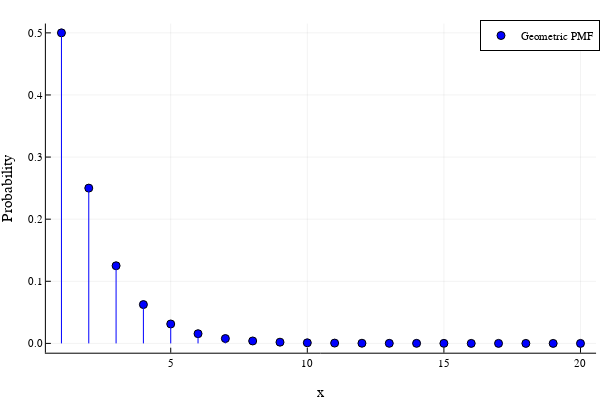

The cell this chart's notebook holds for it:
### Code cell
# Geometric PMF

using Plots
using Distributions
plotlyjs()

N = 20

function geometric_pmf(k,p)
    return (1-p)^(k-1)*p
end

plot([k for k in 1:N],[geometric_pmf(k,0.5) for k in 1:N],
        line=:stem, marker=:circle, c=:blue,
        xlabel="x",
        ylabel="Probability",
        label="Geometric PMF")

### Figure 1 — Plotly figure (JSON) as saved in the notebook; plotly's stock layout.template omitted (floating-point values rounded to 4 significant figures)
{"data": [{"colorbar": {"title": ""}, "legendgroup": "Geometric PMF", "marker": {"color": "rgba(0, 0, 255, 1.000)", "line": {"color": "rgba(0, 0, 0, 1.000)", "width": 1}, "size": 8, "symbol": "circle"}, "mode": "markers", "name": "Geometric PMF", "showlegend": true, "type": "scatter", "x": [1, 2, 3, 4, 5, 6, 7, 8, 9, 10, 11, 12, 13, 14, 15, 16, 17, 18, 19, 20], "xaxis": "x", "y": [0.5, 0.25, 0.125, 0.0625, 0.03125, 0.01562, 0.007812, 0.003906, 0.001953, 0.0009766, 0.0004883, 0.0002441, 0.0001221, 6.104e-05, 3.052e-05, 1.526e-05, 7.629e-06, 3.815e-06, 1.907e-06, 9.537e-07], "yaxis": "y", "zmax": null, "zmin": null}, {"colorbar": {"title": ""}, "legendgroup": "Geometric PMF", "line": {"color": "rgba(0, 0, 255, 1.000)", "dash": "solid", "shape": "linear", "width": 1}, "mode": "lines", "name": "Geometric PMF", "showlegend": false, "type": "scatter", "x": [1, 1], "xaxis": "x", "y": [0, 0.5], "yaxis": "y", "zmax": null, "zmin": null}, {"colorbar": {"title": ""}, "legendgroup": "Geometric PMF", "line": {"color": "rgba(0, 0, 255, 1.000)", "dash": "solid", "shape": "linear", "width": 1}, "mode": "lines", "name": "Geometric PMF", "showlegend": false, "type": "scatter", "x": [2, 2], "xaxis": "x", "y": [0, 0.25], "yaxis": "y", "zmax": null, "zmin": null}, {"colorbar": {"title": ""}, "legendgroup": "Geometric PMF", "line": {"color": "rgba(0, 0, 255, 1.000)", "dash": "solid", "shape": "linear", "width": 1}, "mode": "lines", "name": "Geometric PMF", "showlegend": false, "type": "scatter", "x": [3, 3], "xaxis": "x", "y": [0, 0.125], "yaxis": "y", "zmax": null, "zmin": null}, {"colorbar": {"title": ""}, "legendgroup": "Geometric PMF", "line": {"color": "rgba(0, 0, 255, 1.000)", "dash": "solid", "shape": "linear", "width": 1}, "mode": "lines", "name": "Geometric PMF", "showlegend": false, "type": "scatter", "x": [4, 4], "xaxis": "x", "y": [0, 0.0625], "yaxis": "y", "zmax": null, "zmin": null}, {"colorbar": {"title": ""}, "legendgroup": "Geometric PMF", "line": {"color": "rgba(0, 0, 255, 1.000)", "dash": "solid", "shape": "linear", "width": 1}, "mode": "lines", "name": "Geometric PMF", "showlegend": false, "type": "scatter", "x": [5, 5], "xaxis": "x", "y": [0, 0.03125], "yaxis": "y", "zmax": null, "zmin": null}, {"colorbar": {"title": ""}, "legendgroup": "Geometric PMF", "line": {"color": "rgba(0, 0, 255, 1.000)", "dash": "solid", "shape": "linear", "width": 1}, "mode": "lines", "name": "Geometric PMF", "showlegend": false, "type": "scatter", "x": [6, 6], "xaxis": "x", "y": [0, 0.01562], "yaxis": "y", "zmax": null, "zmin": null}, {"colorbar": {"title": ""}, "legendgroup": "Geometric PMF", "line": {"color": "rgba(0, 0, 255, 1.000)", "dash": "solid", "shape": "linear", "width": 1}, "mode": "lines", "name": "Geometric PMF", "showlegend": false, "type": "scatter", "x": [7, 7], "xaxis": "x", "y": [0, 0.007812], "yaxis": "y", "zmax": null, "zmin": null}, {"colorbar": {"title": ""}, "legendgroup": "Geometric PMF", "line": {"color": "rgba(0, 0, 255, 1.000)", "dash": "solid", "shape": "linear", "width": 1}, "mode": "lines", "name": "Geometric PMF", "showlegend": false, "type": "scatter", "x": [8, 8], "xaxis": "x", "y": [0, 0.003906], "yaxis": "y", "zmax": null, "zmin": null}, {"colorbar": {"title": ""}, "legendgroup": "Geometric PMF", "line": {"color": "rgba(0, 0, 255, 1.000)", "dash": "solid", "shape": "linear", "width": 1}, "mode": "lines", "name": "Geometric PMF", "showlegend": false, "type": "scatter", "x": [9, 9], "xaxis": "x", "y": [0, 0.001953], "yaxis": "y", "zmax": null, "zmin": null}, {"colorbar": {"title": ""}, "legendgroup": "Geometric PMF", "line": {"color": "rgba(0, 0, 255, 1.000)", "dash": "solid", "shape": "linear", "width": 1}, "mode": "lines", "name": "Geometric PMF", "showlegend": false, "type": "scatter", "x": [10, 10], "xaxis": "x", "y": [0, 0.0009766], "yaxis": "y", "zmax": null, "zmin": null}, {"colorbar": {"title": ""}, "legendgroup": "Geometric PMF", "line": {"color": "rgba(0, 0, 255, 1.000)", "dash": "solid", "shape": "linear", "width": 1}, "mode": "lines", "name": "Geometric PMF", "showlegend": false, "type": "scatter", "x": [11, 11], "xaxis": "x", "y": [0, 0.0004883], "yaxis": "y", "zmax": null, "zmin": null}, {"colorbar": {"title": ""}, "legendgroup": "Geometric PMF", "line": {"color": "rgba(0, 0, 255, 1.000)", "dash": "solid", "shape": "linear", "width": 1}, "mode": "lines", "name": "Geometric PMF", "showlegend": false, "type": "scatter", "x": [12, 12], "xaxis": "x", "y": [0, 0.0002441], "yaxis": "y", "zmax": null, "zmin": null}, {"colorbar": {"title": ""}, "legendgroup": "Geometric PMF", "line": {"color": "rgba(0, 0, 255, 1.000)", "dash": "solid", "shape": "linear", "width": 1}, "mode": "lines", "name": "Geometric PMF", "showlegend": false, "type": "scatter", "x": [13, 13], "xaxis": "x", "y": [0, 0.0001221], "yaxis": "y", "zmax": null, "zmin": null}, {"colorbar": {"title": ""}, "legendgroup": "Geometric PMF", "line": {"color": "rgba(0, 0, 255, 1.000)", "dash": "solid", "shape": "linear", "width": 1}, "mode": "lines", "name": "Geometric PMF", "showlegend": false, "type": "scatter", "x": [14, 14], "xaxis": "x", "y": [0, 6.104e-05], "yaxis": "y", "zmax": null, "zmin": null}, {"colorbar": {"title": ""}, "legendgroup": "Geometric PMF", "line": {"color": "rgba(0, 0, 255, 1.000)", "dash": "solid", "shape": "linear", "width": 1}, "mode": "lines", "name": "Geometric PMF", "showlegend": false, "type": "scatter", "x": [15, 15], "xaxis": "x", "y": [0, 3.052e-05], "yaxis": "y", "zmax": null, "zmin": null}, {"colorbar": {"title": ""}, "legendgroup": "Geometric PMF", "line": {"color": "rgba(0, 0, 255, 1.000)", "dash": "solid", "shape": "linear", "width": 1}, "mode": "lines", "name": "Geometric PMF", "showlegend": false, "type": "scatter", "x": [16, 16], "xaxis": "x", "y": [0, 1.526e-05], "yaxis": "y", "zmax": null, "zmin": null}, {"colorbar": {"title": ""}, "legendgroup": "Geometric PMF", "line": {"color": "rgba(0, 0, 255, 1.000)", "dash": "solid", "shape": "linear", "width": 1}, "mode": "lines", "name": "Geometric PMF", "showlegend": false, "type": "scatter", "x": [17, 17], "xaxis": "x", "y": [0, 7.629e-06], "yaxis": "y", "zmax": null, "zmin": null}, {"colorbar": {"title": ""}, "legendgroup": "Geometric PMF", "line": {"color": "rgba(0, 0, 255, 1.000)", "dash": "solid", "shape": "linear", "width": 1}, "mode": "lines", "name": "Geometric PMF", "showlegend": false, "type": "scatter", "x": [18, 18], "xaxis": "x", "y": [0, 3.815e-06], "yaxis": "y", "zmax": null, "zmin": null}, {"colorbar": {"title": ""}, "legendgroup": "Geometric PMF", "line": {"color": "rgba(0, 0, 255, 1.000)", "dash": "solid", "shape": "linear", "width": 1}, "mode": "lines", "name": "Geometric PMF", "showlegend": false, "type": "scatter", "x": [19, 19], "xaxis": "x", "y": [0, 1.907e-06], "yaxis": "y", "zmax": null, "zmin": null}, {"colorbar": {"title": ""}, "legendgroup": "Geometric PMF", "line": {"color": "rgba(0, 0, 255, 1.000)", "dash": "solid", "shape": "linear", "width": 1}, "mode": "lines", "name": "Geometric PMF", "showlegend": false, "type": "scatter", "x": [20, 20], "xaxis": "x", "y": [0, 9.537e-07], "yaxis": "y", "zmax": null, "zmin": null}], "layout": {"annotations": [], "height": 400, "legend": {"bgcolor": "rgba(255, 255, 255, 1.000)", "bordercolor": "rgba(0, 0, 0, 1.000)", "borderwidth": 1, "font": {"color": "rgba(0, 0, 0, 1.000)", "family": "sans-serif", "size": 11}, "title": {"font": {"color": "rgba(0, 0, 0, 1.000)", "family": "sans-serif", "size": 15}, "text": ""}, "tracegroupgap": 0, "traceorder": "normal", "x": 1, "xanchor": "auto", "y": 1, "yanchor": "auto"}, "margin": {"b": 20, "l": 0, "r": 0, "t": 20}, "paper_bgcolor": "rgba(255, 255, 255, 1.000)", "plot_bgcolor": "rgba(255, 255, 255, 1.000)", "showlegend": true, "width": 600, "xaxis": {"anchor": "y", "domain": [0.07647, 0.9934], "gridcolor": "rgba(0, 0, 0, 0.100)", "gridwidth": 0.5, "linecolor": "rgba(0, 0, 0, 1.000)", "mirror": false, "range": [0.43, 20.57], "showgrid": true, "showline": true, "showticklabels": true, "tickangle": 0, "tickcolor": "rgb(0, 0, 0)", "tickfont": {"color": "rgba(0, 0, 0, 1.000)", "family": "sans-serif", "size": 11}, "tickmode": "array", "ticks": "inside", "ticktext": ["5", "10", "15", "20"], "tickvals": [5, 10, 15, 20], "title": "x", "titlefont": {"color": "rgba(0, 0, 0, 1.000)", "family": "sans-serif", "size": 15}, "type": "-", "visible": true, "zeroline": false, "zerolinecolor": "rgba(0, 0, 0, 1.000)"}, "yaxis": {"anchor": "x", "domain": [0.07581, 0.9902], "gridcolor": "rgba(0, 0, 0, 0.100)", "gridwidth": 0.5, "linecolor": "rgba(0, 0, 0, 1.000)", "mirror": false, "range": [-0.015, 0.515], "showgrid": true, "showline": true, "showticklabels": true, "tickangle": 0, "tickcolor": "rgb(0, 0, 0)", "tickfont": {"color": "rgba(0, 0, 0, 1.000)", "family": "sans-serif", "size": 11}, "tickmode": "array", "ticks": "inside", "ticktext": ["0.0", "0.1", "0.2", "0.3", "0.4", "0.5"], "tickvals": [0, 0.1, 0.2, 0.3, 0.4, 0.5], "title": "Probability", "titlefont": {"color": "rgba(0, 0, 0, 1.000)", "family": "sans-serif", "size": 15}, "type": "-", "visible": true, "zeroline": false, "zerolinecolor": "rgba(0, 0, 0, 1.000)"}}}
